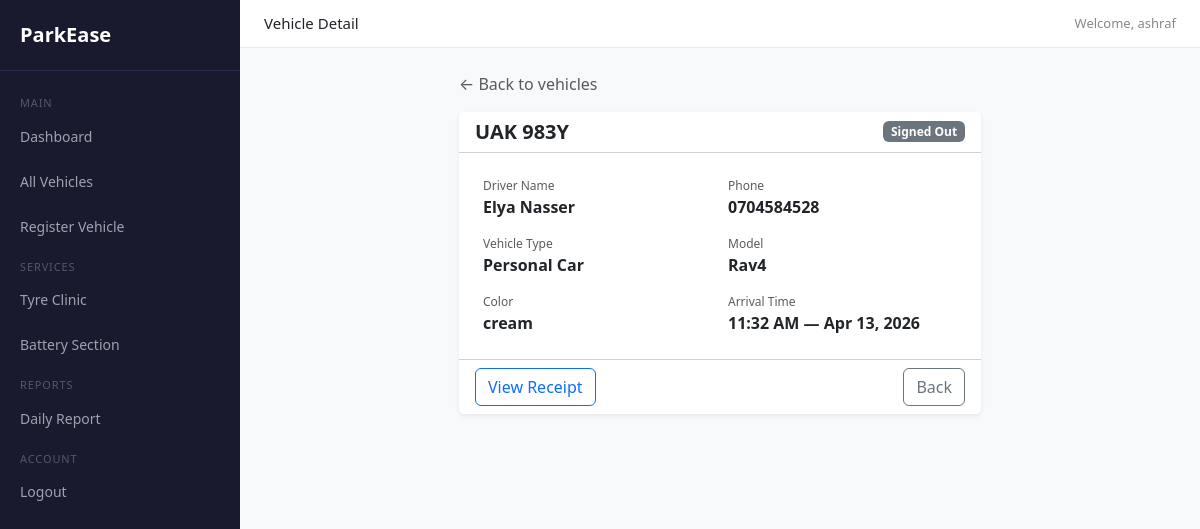
Page /vehicles/2/ (signed in) on the committed database.
### parking/models.py (models this page shows, shortened)
class Vehicle(models.Model):
    VEHICLE_TYPES = [
        ('truck', 'Truck'),
        ('personal_car', 'Personal Car'),
        ('taxi', 'Taxi'),
        ('coaster', 'Coaster'),
        ('boda_boda', 'Boda-boda'),
    ]
    STATUS = [
        ('parked', 'Parked'),
        ('signed_out', 'Signed Out'),
    ]
    driver_name  = models.CharField(max_length=200)
    phone        = models.CharField(max_length=20)
    plate        = models.CharField(max_length=10)
    vehicle_type = models.CharField(max_length=20, choices=VEHICLE_TYPES)
    model        = models.CharField(max_length=100, blank=True)
    color        = models.CharField(max_length=50, blank=True)
    nin          = models.CharField(max_length=20, blank=True)
    arrival_time = models.DateTimeField()
    status       = models.CharField(max_length=20, choices=STATUS, default='parked')

### parking/views.py (the view)
# urls.py: path('vehicles/<int:pk>/', views.vehicle_detail, name='vehicle_detail'),
@login_required
def vehicle_detail(request, pk):
    vehicle = get_object_or_404(Vehicle, pk=pk)
    context = {'vehicle': vehicle}
    return render(request, 'parking/vehicle_detail.html', context)

### parking/templates/parking/vehicle_detail.html (shortened to what this page needs)
{% extends 'parking/base.html' %}
{% load static %}
{% block page_heading %}Vehicle Detail{% endblock %}
{% block content %}
<div class="row justify-content-center">
    <div class="col-md-7">
        <a href="{% url 'vehicle_list' %}" class="text-muted text-decoration-none">← Back to vehicles</a>
        <div class="card border-0 shadow-sm mt-3">
            <div class="card-header bg-white d-flex justify-content-between align-items-center">
                <h5 class="mb-0 fw-bold">{{ vehicle.plate }}</h5>
                {% if vehicle.status == 'parked' %}
                    <span class="badge bg-success">Parked</span>
                {% else %}
                    <span class="badge bg-secondary">Signed Out</span>
                {% endif %}
            </div>
            <div class="card-body p-4">
                <div class="row g-3">
                    <div class="col-md-6">
                        <div class="text-muted" style="font-size:12px;">Driver Name</div>
                        <div class="fw-bold">{{ vehicle.driver_name }}</div>
                    </div>
                    <div class="col-md-6">
                        <div class="text-muted" style="font-size:12px;">Phone</div>
                        <div class="fw-bold">{{ vehicle.phone }}</div>
                    </div>
                    <div class="col-md-6">
                        <div class="text-muted" style="font-size:12px;">Vehicle Type</div>
                        <div class="fw-bold">{{ vehicle.get_vehicle_type_display }}</div>
                    </div>
                    <div class="col-md-6">
                        <div class="text-muted" style="font-size:12px;">Model</div>
                        <div class="fw-bold">{{ vehicle.model|default:"—" }}</div>
                    </div>
                    <div class="col-md-6">
                        <div class="text-muted" style="font-size:12px;">Color</div>
                        <div class="fw-bold">{{ vehicle.color|default:"—" }}</div>
                    </div>
                    <div class="col-md-6">
                        <div class="text-muted" style="font-size:12px;">Arrival Time</div>
                        <div class="fw-bold">{{ vehicle.arrival_time|date:"h:i A — M d, Y" }}</div>
                    </div>
                </div>
            </div>
            <div class="card-footer bg-white d-flex gap-2">
                {% if vehicle.status == 'parked' %}
                    <a href="{% url 'sign_out' vehicle.pk %}" class="btn btn-warning">Sign Out Vehicle</a>
                {% else %}
                    <a href="{% url 'receipt' vehicle.transactions.last.pk %}" class="btn btn-outline-primary">View Receipt</a>
                {% endif %}
                <a href="{% url 'vehicle_list' %}" class="btn btn-outline-secondary ms-auto">Back</a>
            </div>
        </div>
    </div>
</div>
{% endblock %}

### parking/templates/parking/base.html (shortened to what this page needs)
<!doctype html>
<html>
  <head>
    <link
      href="https://cdn.jsdelivr.net/npm/bootstrap@5.3.0/dist/css/bootstrap.min.css"
      rel="stylesheet"
    />
    {% load static %}
    <link rel="stylesheet" href="{% static 'parking/style.css' %}" />
  </head>
  <body>
    <div class="d-flex">
      <div class="sidebar p-0">
        <div class="brand">ParkEase</div>
        <div class="section-label">Main</div>
        <a href="/dashboard/">Dashboard</a>
        <a href="/vehicles/">All Vehicles</a>
        <a href="/register/">Register Vehicle</a>
        <div class="section-label">Services</div>
        <a href="/tyre/">Tyre Clinic</a>
        <a href="/battery/">Battery Section</a>
        <div class="section-label">Reports</div>
        <a href="/report/">Daily Report</a>
        <div class="section-label">Account</div>
        <a href="/logout/">Logout</a>
      </div>
      <div class="main-content">
        <div class="top-bar">
          <span style="font-size: 15px; font-weight: 500"
            >{% block page_heading %}{% endblock %}</span
          >
          <span style="font-size: 13px; color: #888"
            >Welcome, {{ request.user.username }}</span
          >
        </div>
        <div class="p-4">{% block content %} {% endblock %}</div>
      </div>
    </div>
  </body>
</html>

### parking/static/parking/style.css (style rules this page uses)
.sidebar { min-height: 100vh; background: #1a1a2e; width: 240px; flex-shrink: 0; }
.sidebar a { color: #a0a0b0; text-decoration: none; display: block; padding: 10px 20px; border-radius: 8px; margin-bottom: 4px; font-size: 14px; }
.sidebar .brand { color: #fff; font-size: 20px; font-weight: 700; padding: 20px; border-bottom: 1px solid #2a2a4a; margin-bottom: 16px; }
.sidebar .section-label { color: #555570; font-size: 11px; text-transform: uppercase; letter-spacing: .08em; padding: 8px 20px 4px; }
.main-content { background: #f8f9fa; min-height: 100vh; flex-grow: 1; }
.top-bar { background: #fff; border-bottom: 1px solid #e9ecef; padding: 12px 24px; display: flex; justify-content: space-between; align-items: center; }

### rows in the picture
Vehicle: plate "UAK 983Y", driver_name "Elya Nasser", phone "0704584528", vehicle_type "Personal Car", model "Rav4", color "cream", arrival_time "11:32 AM — Apr 13, 2026"

### other values in the picture
{{ request.user.username }} "ashraf"
